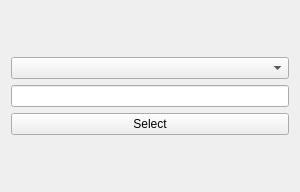
<?xml version="1.0" encoding="UTF-8"?>
<ui version="4.0">
 <class>Form</class>
 <widget class="QWidget" name="Form">
  <property name="geometry">
   <rect>
    <x>0</x>
    <y>0</y>
    <width>300</width>
    <height>192</height>
   </rect>
  </property>
  <property name="windowTitle">
   <string>Form</string>
  </property>
  <layout class="QVBoxLayout" name="verticalLayout">
   <item>
    <layout class="QVBoxLayout" name="verticalLayout_2">
     <item>
      <widget class="QComboBox" name="comboBox"/>
     </item>
     <item>
      <widget class="QLineEdit" name="lineEdit"/>
     </item>
     <item>
      <widget class="QPushButton" name="pushButton">
       <property name="enabled">
        <bool>true</bool>
       </property>
       <property name="text">
        <string>Select</string>
       </property>
      </widget>
     </item>
    </layout>
   </item>
  </layout>
 </widget>
 <resources/>
 <connections/>
</ui>
